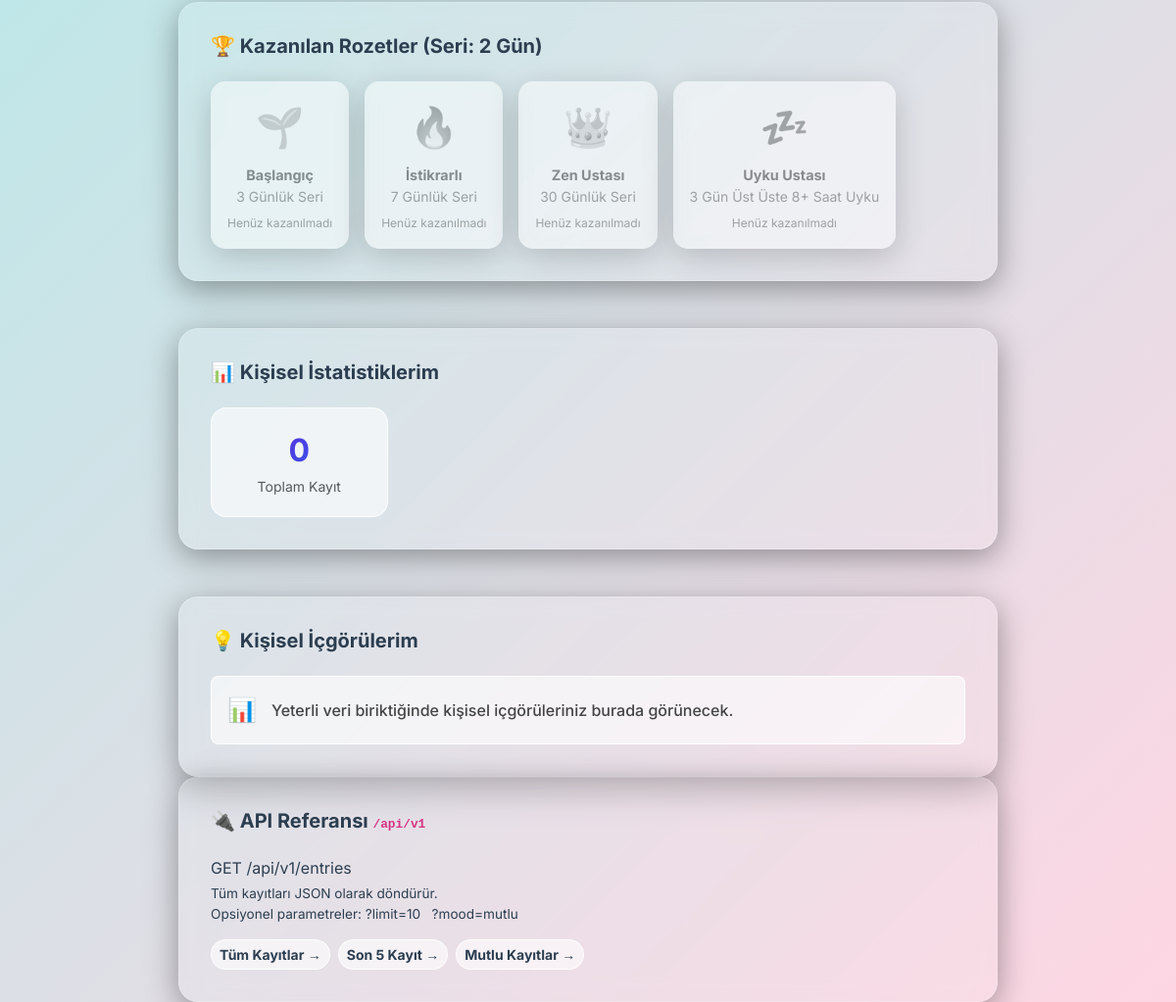
Before: /profile (lower part) with the older database file.
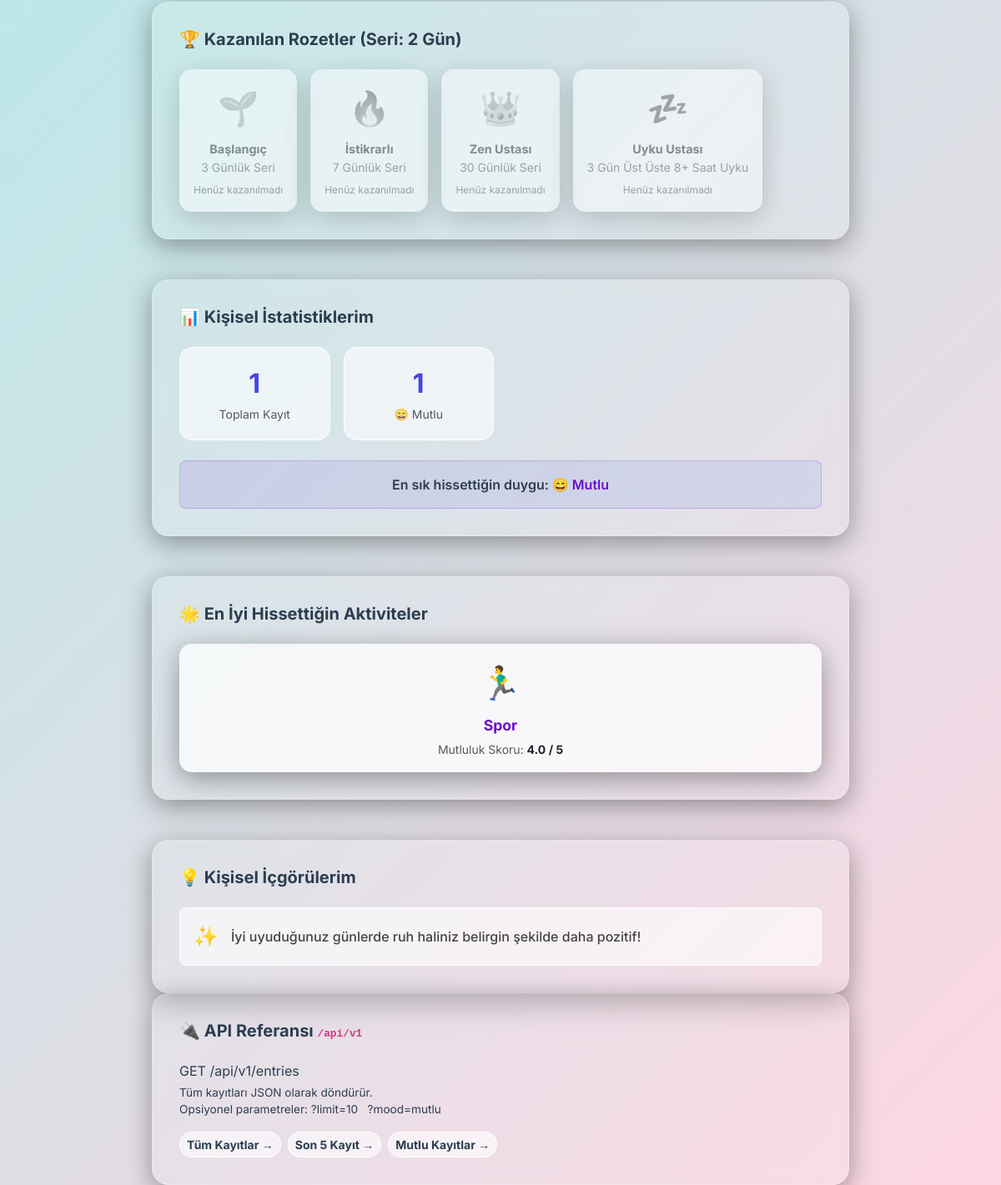
After: the same page with the newer database file.
### app/models.py (models this page shows, shortened)
class User(db.Model):
    id = db.Column(db.Integer, primary_key=True)
    username = db.Column(db.String(64), index=True, unique=True)
    email = db.Column(db.String(120), index=True, unique=True)
    password_hash = db.Column(db.String(256))
    avatar_file = db.Column(db.String(120), nullable=False, default='default.png')
    streak_count = db.Column(db.Integer, default=0)
    last_entry_date = db.Column(db.Date, nullable=True)
    has_sleep_master_badge = db.Column(db.Boolean, default=False)
    last_login = db.Column(db.DateTime, default=db.func.now())
    pending_notification = db.Column(db.String(255), nullable=True)

class MoodEntry(db.Model):
    id = db.Column(db.Integer, primary_key=True)
    mood = db.Column(db.String(20), nullable=False)
    text = db.Column(db.Text, nullable=False)
    _mini_journal = db.Column('mini_journal', db.Text, nullable=True)
    _free_writing = db.Column('free_writing', db.Text, nullable=True)
    @property
    def mini_journal(self):
        f = get_fernet()
        if self._mini_journal and f:
            try:
                return f.decrypt(self._mini_journal.encode('utf-8')).decode('utf-8')
            except:
                return self._mini_journal
        return self._mini_journal
    @mini_journal.setter
    def mini_journal(self, value):
        f = get_fernet()
        if value and f:
            self._mini_journal = f.encrypt(value.encode('utf-8')).decode('utf-8')
        else:
            self._mini_journal = value
    @property
    def free_writing(self):
        f = get_fernet()
        if self._free_writing and f:
            try:
                return f.decrypt(self._free_writing.encode('utf-8')).decode('utf-8')
            except:
                return self._free_writing
        return self._free_writing
    @free_writing.setter
    def free_writing(self, value):
        f = get_fernet()
        if value and f:
            self._free_writing = f.encrypt(value.encode('utf-8')).decode('utf-8')
        else:
            self._free_writing = value
    timestamp = db.Column(db.DateTime, index=True, default=db.func.now())
    ai_analysis = db.Column(db.String(255), nullable=True)
    ai_advice = db.Column(db.Text, nullable=True)
    ai_sentiment = db.Column(db.String(50), nullable=True)
    ai_score = db.Column(db.Integer, nullable=True)
    ai_keywords = db.Column(db.String(255), nullable=True)
    sleep_hours = db.Column(db.Float, nullable=True)
    stress_level = db.Column(db.Integer, nullable=True)
    activities = db.Column(db.String(255), nullable=True)
    bedtime = db.Column(db.Time, nullable=True)
    wakeup_time = db.Column(db.Time, nullable=True)
    sleep_quality = db.Column(db.Integer, nullable=True) # 1-5
    dream_note = db.Column(db.Text, nullable=True)
    caffeine_intake = db.Column(db.Integer, nullable=True)
    screen_time = db.Column(db.Integer, nullable=True)
    is_work_day = db.Column(db.Boolean, nullable=True, default=False)
    social_interaction_score = db.Column(db.Integer, nullable=True) # 1-5
    weather_condition = db.Column(db.String(50), nullable=True)
    notes = db.Column(db.Text, nullable=True)
    activity_type = db.Column(db.String(50), nullable=True)

### app/routes.py (the view)
@main.route('/profile', methods=['GET', 'POST'])
def profile():
    try:
        user = User.query.first()
        if not user:
            user = User(username=_('Mindful Kullanıcı'), email='user@mindful.me', avatar_file='default.png')
            db.session.add(user)
            db.session.commit()
    except Exception:
        db.session.rollback()
        class DummyUser:
            id = 1
            username = 'Mindful Kullanıcı'
            email = 'user@mindful.me'
            avatar_file = 'default.png'
            streak_count = 0
        user = DummyUser()
        user.has_sleep_master_badge = False
    check_badges(user)
    smart_coach_feedback = get_lifestyle_feedback()
    form = ProfileForm()
    if form.validate_on_submit():
        try:
            user.username = form.username.data
            user.email = form.email.data
            file = form.avatar.data
            if file and file.filename:
                filename  = secure_filename(file.filename)
                ext       = os.path.splitext(filename)[1].lower() if '.' in filename else ''
                save_name = f"avatar_{user.id}{ext}"
                os.makedirs(AVATARS_DIR, exist_ok=True)
                file.save(os.path.join(AVATARS_DIR, save_name))
                user.avatar_file = save_name
            db.session.commit()
            flash(_('Profil başarıyla güncellendi! 🎉'), 'success')
        except Exception:
            db.session.rollback()
            flash(_('Profil güncellenirken hata oluştu (Veritabanı şema sorunu).'), 'danger')
        return redirect(url_for('main.profile'))
    elif request.method == 'GET':
        form.username.data = getattr(user, 'username', '')
        form.email.data = getattr(user, 'email', '')
    try:
        total_entries  = MoodEntry.query.count()
        all_entries = MoodEntry.query.all()
    except Exception:
        db.session.rollback()
        total_entries = 0
        all_entries = []
    mood_counts    = {}
    for e in all_entries:
        if getattr(e, 'mood', None):
            mood_counts[e.mood] = mood_counts.get(e.mood, 0) + 1
    best_mood      = max(mood_counts, key=mood_counts.get) if mood_counts else None
    avatar_file = getattr(user, 'avatar_file', 'default.png')
    avatar_url     = url_for('static', filename=f'avatars/{avatar_file}') \
                     if avatar_file and avatar_file != 'default.png' \
                     else None
    streak = getattr(user, 'streak_count', 0) or 0
    badges = [
        {'name': _('Başlangıç'), 'icon': '🌱', 'desc': _('3 Günlük Seri'), 'earned': streak >= 3},
        {'name': _('İstikrarlı'), 'icon': '🔥', 'desc': _('7 Günlük Seri'), 'earned': streak >= 7},
        {'name': _('Zen Ustası'), 'icon': '👑', 'desc': _('30 Günlük Seri'), 'earned': streak >= 30}
    ]
    if getattr(user, 'has_sleep_master_badge', False):
        badges.append({'name': _('Uyku Ustası'), 'icon': '💤', 'desc': _('3 Gün Üst Üste 8+ Saat Uyku'), 'earned': True})
    else:
        badges.append({'name': _('Uyku Ustası'), 'icon': '💤', 'desc': _('3 Gün Üst Üste 8+ Saat Uyku'), 'earned': False})
    insights = calculate_lifestyle_insights(all_entries)
    top_activities = get_best_feeling_activities(all_entries)
    show_support_card = False
    motivation_quote = ""
    try:
        latest_entry = MoodEntry.query.order_by(MoodEntry.timestamp.desc()).first()
        if latest_entry:
            score = MOOD_VALUES.get(latest_entry.mood, 3)
            bad_words = ['kötü', 'stresli', 'üzgün', 'uzgun', 'kotu']
            text_to_check = f"{latest_entry.text or ''} {getattr(latest_entry, 'mini_journal', '') or ''} {getattr(latest_entry, 'free_writing', '') or ''}".lower()
            has_bad_word = any(word in text_to_check for word in bad_words)
            if score < 3 or has_bad_word:
                show_support_card = True
                import random
                quotes = [
                    _("Zor zamanlar geçicidir, ama güçlü insanlar kalıcıdır."),
                    _("Her yeni gün, yeni bir başlangıçtır."),
                    _("İçindeki güce güven, sen bundan daha güçlüsün."),
                    _("Küçük adımlar, büyük değişimlere yol açar. Sadece devam et."),
                    _("Kendine şefkat göster, bugün elinden gelenin en iyisini yapıyorsun.")
                ]
                motivation_quote = random.choice(quotes)
    except Exception:
        pass
    ai_patterns = analyze_patterns()
    return render_template('profile.html', user=user, form=form,
                           total_entries=total_entries, mood_counts=mood_counts,
                           best_mood=best_mood, avatar_url=avatar_url, badges=badges,
                           insights=insights, smart_coach_feedback=smart_coach_feedback,
                           top_activities=top_activities, show_support_card=show_support_card,
                           motivation_quote=motivation_quote, ai_patterns=ai_patterns)

### app/templates/profile.html (shortened to what this page needs)
<!DOCTYPE html>
<html lang="tr">
<head>
    <link href="https://cdn.jsdelivr.net/npm/bootstrap@5.3.2/dist/css/bootstrap.min.css" rel="stylesheet">
    <link rel="stylesheet" href="{{ url_for('static', filename='css/style.css') }}">
</head>
<body>
    <div class="container" style="max-width: 860px;">
        <div class="glass-card mt-5">
            <h5 class="fw-bold mb-4">🏆 {{ _('Kazanılan Rozetler (Seri: %(count)s Gün)', count=(user.streak_count if
                user and user.streak_count else 0)) }}</h5>
            <div class="d-flex flex-wrap gap-3">
                {% for badge in badges %}
                <div class="glass-card text-center p-3"
                    style="min-width: 120px; border-radius: 15px; background: rgba(255,255,255,0.9); {% if not badge.earned %}opacity: 0.5; filter: grayscale(100%);{% endif %}">
                    <div style="font-size: 2.5rem;">{{ badge.icon }}</div>
                    <div class="fw-bold mt-2" style="font-size: 0.9rem; color: #6a11cb;">{{ badge.name }}</div>
                    <div class="text-muted small">{{ badge.desc }}</div>
                    {% if not badge.earned %}
                    <div class="text-muted small mt-2" style="font-size: 0.75rem;">{{ _('Henüz kazanılmadı') }}</div>
                    {% endif %}
                </div>
                {% endfor %}
            </div>
        </div>
        <div class="glass-card mt-5">
            <h5 class="fw-bold mb-4">📊 {{ _('Kişisel İstatistiklerim') }}</h5>
            <div class="row g-3">
                <div class="col-6 col-md-3">
                    <div class="stat-badge">
                        <div class="stat-num">{{ total_entries }}</div>
                        <small class="text-muted">{{ _('Toplam Kayıt') }}</small>
                    </div>
                </div>
                {% set mood_emojis = {'mutlu':'😄','sakin':'😌','stresli':'😰','uzgun':'😢','heyecanli':'🤩'} %}
                {% set mood_labels =
                {'mutlu':_('Mutlu'),'sakin':_('Sakin'),'stresli':_('Stresli'),'uzgun':_('Üzgün'),'heyecanli':_('Heyecanlı')}
                %}
                {% for mood_key, count in mood_counts.items() %}
                <div class="col-6 col-md-3">
                    <div class="stat-badge">
                        <div class="stat-num">{{ count }}</div>
                        <small class="text-muted">{{ mood_emojis.get(mood_key,'❓') }} {{ mood_labels.get(mood_key,
                            mood_key) }}</small>
                    </div>
                </div>
                {% endfor %}
            </div>
            {% if best_mood %}
            <div class="mt-4 p-3 rounded-3 text-center" style="background:linear-gradient(135deg,rgba(106,17,203,0.1),rgba(37,117,252,0.1));
                         border:1px solid rgba(106,17,203,0.2);">
                <p class="mb-0 fw-semibold">
                    {{ _('En sık hissettiğin duygu:') }}
                    <span style="color:#6a11cb;">{{ mood_emojis.get(best_mood,'') }} {{ mood_labels.get(best_mood,
                        best_mood) }}</span>
                </p>
            </div>
            {% endif %}
        </div>
        {% if top_activities %}
        <div class="glass-card mt-5">
            <h5 class="fw-bold mb-4">🌟 {{ _('En İyi Hissettiğin Aktiviteler') }}</h5>
            <div class="d-flex flex-wrap gap-3">
                {% for act in top_activities %}
                <div class="glass-card text-center p-3 flex-grow-1"
                    style="border-radius: 15px; background: rgba(255,255,255,0.7); min-width: 150px; margin-bottom: 0;">
                    <div style="font-size: 2.5rem;">{{ act.icon }}</div>
                    <div class="fw-bold mt-2" style="font-size: 1.1rem; color: #6a11cb;">{{ act.name }}</div>
                    <div class="text-muted mt-1 small">{{ _('Mutluluk Skoru:') }} <strong class="text-dark">{{ act.score
                            }} / 5</strong></div>
                </div>
                {% endfor %}
            </div>
        </div>
        {% endif %}
        <div class="glass-card mt-5">
            <h5 class="fw-bold mb-4">💡 {{ _('Kişisel İçgörülerim') }}</h5>
            <div class="d-flex flex-column gap-3">
                {% if insights %}
                {% for insight in insights %}
                <div class="p-3 rounded-3"
                    style="background: rgba(255, 255, 255, 0.6); border: 1px solid rgba(255, 255, 255, 0.9);">
                    <div class="d-flex align-items-center">
                        <span style="font-size: 1.5rem; margin-right: 15px;">{{ insight.icon }}</span>
                        <span style="font-weight: 500; color: #444;">{{ insight.text }}</span>
                    </div>
                </div>
                {% endfor %}
                {% else %}
                <p class="text-muted mb-0">{{ _('İçgörü verisi bulunamadı.') }}</p>
                {% endif %}
            </div>
        </div>
        <div class="glass-card">
            <h5 class="fw-bold mb-4">🔌 {{ _('API Referansı') }} <code style="font-size:0.8rem;">/api/v1</code></h5>
            <div class="api-card mb-3">
                <p class="mb-1">
                    <span class="method">GET</span>
                    <span class="url"> /api/v1/entries</span>
                </p>
                <p class="mb-0" style="font-size:0.85rem;">
                    {{ _('Tüm kayıtları JSON olarak döndürür.') }}<br>
                    {{ _('Opsiyonel parametreler:') }}
                    <span class="param">?limit=10</span> &nbsp;
                    <span class="param">?mood=mutlu</span>
                </p>
            </div>
            <div class="d-flex gap-2 flex-wrap">
                <a href="{{ url_for('main.api_entries') }}" target="_blank" class="btn btn-glass btn-sm">{{ _('Tüm
                    Kayıtlar →') }}</a>
                <a href="{{ url_for('main.api_entries') }}?limit=5" target="_blank" class="btn btn-glass btn-sm">{{
                    _('Son 5 Kayıt →') }}</a>
                <a href="{{ url_for('main.api_entries') }}?mood=mutlu" target="_blank" class="btn btn-glass btn-sm">{{
                    _('Mutlu Kayıtlar →') }}</a>
            </div>
        </div>
    </div>
</body>
</html>

Changed rows visible on the page:
added MoodEntry: id "1", get "😄", mood "Mutlu", icon "🏃‍♂️", name "Spor", score "4.0"
Other visible differences:
{{ total_entries }}: "0" → "1"
text now shown: "En sık hissettiğin duygu: 🌟 En İyi Hissettiğin Aktiviteler"
new list line: "✨ İyi uyuduğunuz günlerde ruh haliniz belirgin şekilde daha pozitif!"
list line gone: "📊 Yeterli veri biriktiğinde kişisel içgörüleriniz burada görünecek."
